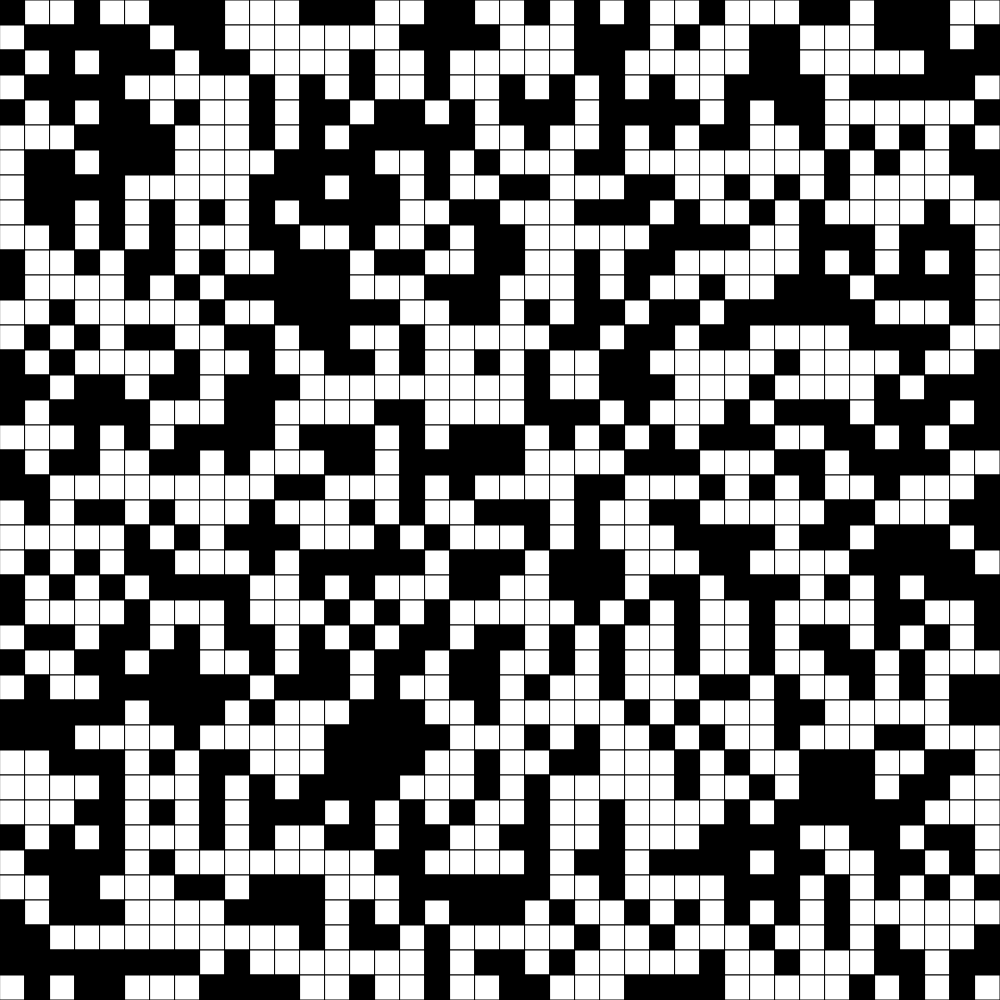
Frame 1 (no input)
Frame 60 (no input): identical to frame 1, image omitted
Frame 120 (the mouse pressed at the canvas centre since frame 60): identical to frame 1, image omitted

The p5.js sketch that drew this single still picture (run headless with seeded random() and noise() and a simulated clock; from frame 60 on, the mouse is pressed at the canvas centre):

// p5.js sketch
// ── sketch.js
// Game of Life Demo

let rows = 40;
let cols = 40;
let grid;
let cellSize;
let autoPlay;
let number;

function setup() {
  if (windowWidth > windowHeight) {
    createCanvas(windowHeight, windowHeight);
  }
  else {
    createCanvas(windowWidth, windowWidth);
  }
  cellSize = width / cols;
  grid = create2dArray(cols, rows);
  autoPlay = false;
  number = 10;
}

function draw() {
  background(255);
  displayGrid();
  playAgain();
  create2dArray();
}

function change() {
  let next = createEmpty2dArray(cols, rows);
  for (let x = 0; x < rows; x++) {
    for (let y = 0; y < cols; y++) {
      let neighbors = 0;
      for (let i = -1; i <= 1; i++) {
        for (let j = -1; j <= 1; j++) {
          if (x+i >= 0 && x+i < cols && y+j >= 0 && y+j < rows) {
            neighbors += grid[x + i][y + j];
          }
        }
      }
      neighbors -= grid[x][y];
      // apply rules on game
      if (grid[x][y] === 1) {// alive, but dead on inside
        if (neighbors === 2 || neighbors === 3) {
          next[x][y] = 1;
        }
        else {
          next[x][y] = 0;
        }
      }
      else {
        if (neighbors === 3) {
          next[x][y] = 1;
        }
        else{
          next[x][y] = 0;
        }
      }
    }
  }
  grid = next;
}

function playAgain() {
  if (autoPlay && frameCount % number === 0) {
    change();
  }
}

function createEmpty2dArray(cols, rows) {
  let randomGrid = [];
  for (let x = 0; x < cols; x++) {
    randomGrid.push([]);
    for (let y = 0; y < rows; y++) {
      randomGrid[x].push(0);
    }
  }
  return randomGrid;
}

function displayGrid() {
  for (let x = 0; x < rows; x++) {
    for (let y = 0; y < cols; y++) {
      if (grid[x][y]) {
        fill(0);
      }
      else {
        fill(255);
      }
      rect(x * cellSize, y * cellSize, cellSize, cellSize);
    }
  }
}

function mouseClicked() {
  let xcoord = floor(mouseX / cellSize);
  let ycoord = floor(mouseY / cellSize);

  if (grid[xcoord][ycoord] === 1) {
    grid[xcoord][ycoord] = 0;
  }
  else if (grid[xcoord][ycoord] === 0) {
    grid[xcoord][ycoord] = 1;
  }
}

function keyPressed() {
  if (keyCode === 82) {//r key that makes the grid
    grid = create2dArray(cols, rows);
  }
  else if (keyCode === 32) {// spacebar changes the grid value over time
    change();
  }
  if (keyCode === 87) {// w key that clears the grid
    grid = createEmpty2dArray(cols, rows);
  }
  if (keyCode === 65) {// a key that starts the game
    autoPlay = !autoPlay;
  }
  if (keyCode === 70) {// f key speeds it up
    number -= 1;
  }
}

function create2dArray(cols, rows) {
  let randomGrid = [];
  for (let x = 0; x < cols; x++) {
    randomGrid.push([]);
    for (let y = 0; y < rows; y++) {
      if (random(100) < 50) {
        randomGrid[x].push(0);
      }
      else {
        randomGrid[x].push(1);
      }
    }
  }
  return randomGrid;
}
